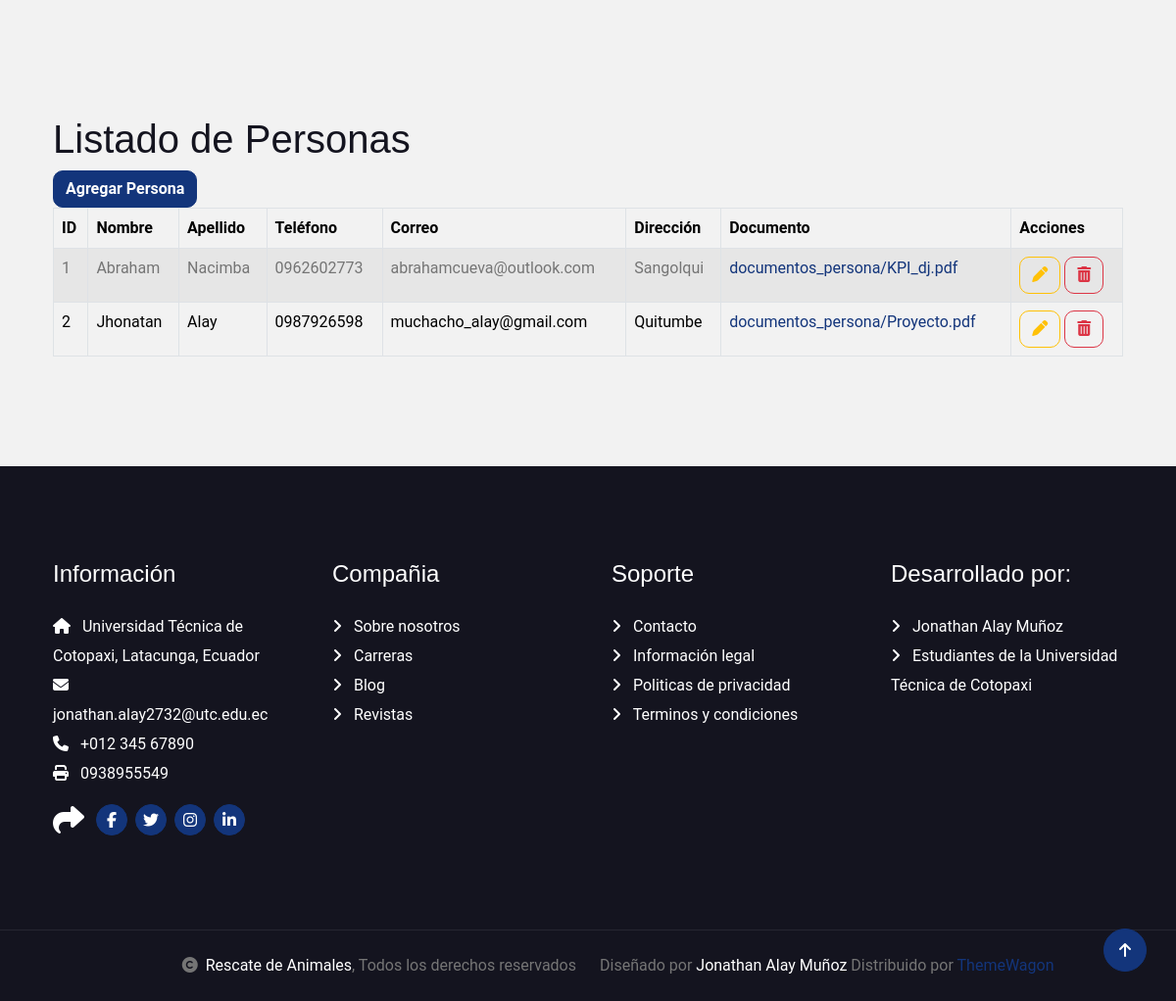
Before: / (lower part) with the older database file.
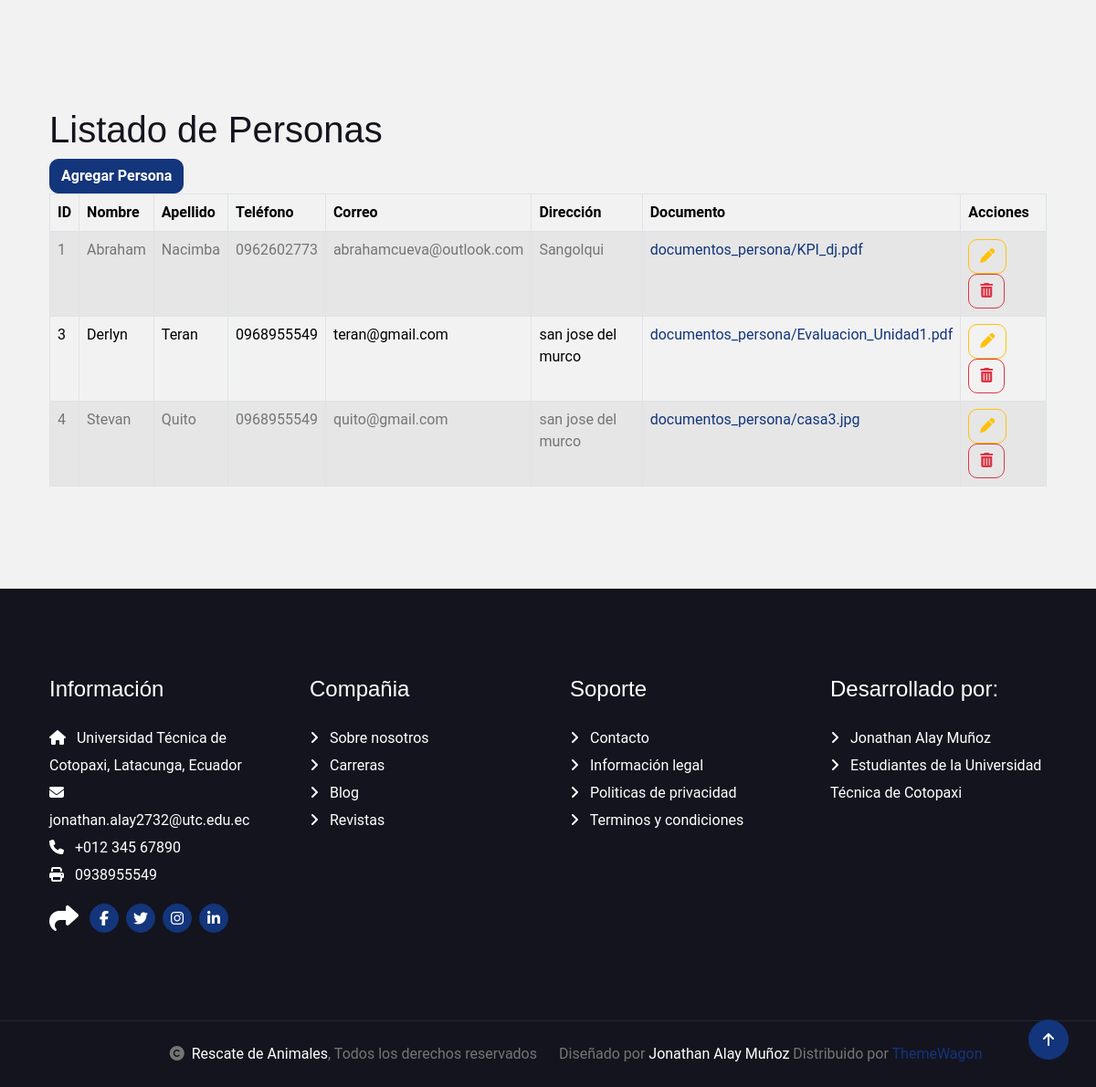
After: the same page with the newer database file.
### Aplicaciones/Adopcion/models.py (models this page shows, shortened)
class Persona(models.Model):
    id_per = models.AutoField(primary_key=True)
    nombre_per = models.CharField(max_length=100)
    apellido_per = models.CharField(max_length=100)
    telefono_per = models.CharField(max_length=20, null=True, blank=True)
    correo_per = models.EmailField(max_length=100, unique=True)
    direccion_per = models.CharField(max_length=200, null=True, blank=True)
    documento_per = models.FileField(upload_to='documentos_persona/', null=True, blank=True)

### Aplicaciones/Adopcion/views.py (the view)
# urls.py: path('', views.persona),
def persona(request):
    listado = Persona.objects.all()
    return render(request, "persona.html", {'personas': listado})

### Aplicaciones/Adopcion/templates/persona.html (shortened to what this page needs)
{% extends './plantilla.html' %}
{% block contenido %}
<br>
<h1>Listado de Personas</h1>
<a href="/nuevaPersona" class="btn btn-primary">Agregar Persona</a>
<table class="table table-bordered table-striped table-hover" id="tbl_personas">
    <thead>
        <tr>
            <th>ID</th>
            <th>Nombre</th>
            <th>Apellido</th>
            <th>Teléfono</th>
            <th>Correo</th>
            <th>Dirección</th>
            <th>Documento</th>
            <th>Acciones</th>
        </tr>
    </thead>
    <tbody>
        {% for persona in personas %}
        <tr>
            <td>{{ persona.id_per }}</td>
            <td>{{ persona.nombre_per }}</td>
            <td>{{ persona.apellido_per }}</td>
            <td>{{ persona.telefono_per }}</td>
            <td>{{ persona.correo_per }}</td>
            <td>{{ persona.direccion_per }}</td>
            <td>
                {% if persona.documento_per %}
                    <a href="{{ persona.documento_per.url }}" download>{{ persona.documento_per.name }}</a>
                {% else %}
                    Ninguno
                {% endif %}
            </td>
            <td>
                <a href="/editarPersona/{{ persona.id_per }}" class="btn btn-outline-warning">
                    <i class="fa fa-pen"></i>
                </a>
                <a href="#" onclick="eliminarPersona('{{ persona.id_per }}');" class="btn btn-outline-danger">
                    <i class="fa fa-trash"></i>
                </a>
            </td>
        </tr>
        {% endfor %}
    </tbody>
</table>
{% endblock %}

Changed rows visible on the page:
removed Persona: id_per "2", nombre_per "Jhonatan", apellido_per "Alay", telefono_per "0987926598", correo_per "muchacho_alay@gmail.com", direccion_per "Quitumbe", documento_per.name "documentos_persona/Proyecto.pdf"
added Persona: id_per "3", nombre_per "Derlyn", apellido_per "Teran", telefono_per "0968955549", correo_per "teran@gmail.com", direccion_per "san jose del murco", documento_per.name "documentos_persona/Evaluacion_Unidad1.pdf"
added Persona: id_per "4", nombre_per "Stevan", apellido_per "Quito", telefono_per "0968955549", correo_per "quito@gmail.com", direccion_per "san jose del murco", documento_per.name "documentos_persona/casa3.jpg"
